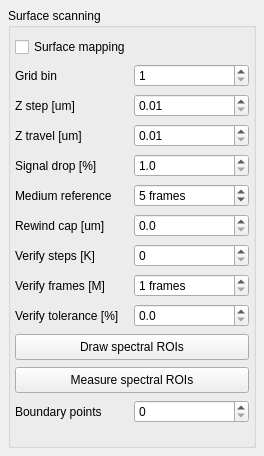
                 <widget class="QWidget" name="scrollAreaWidgetContents_4">
                  <property name="geometry">
                   <rect>
                    <x>0</x>
                    <y>0</y>
                    <width>264</width>
                    <height>456</height>
                   </rect>
                  </property>
                  <property name="minimumSize">
                   <size>
                    <width>264</width>
                    <height>456</height>
                   </size>
                  </property>
                  <widget class="QGroupBox" name="surfaceScanningGroupBox">
                   <property name="geometry">
                    <rect>
                     <x>8</x>
                     <y>8</y>
                     <width>248</width>
                     <height>440</height>
                    </rect>
                   </property>
                   <property name="sizePolicy">
                    <sizepolicy hsizetype="Preferred" vsizetype="Fixed">
                     <horstretch>0</horstretch>
                     <verstretch>0</verstretch>
                    </sizepolicy>
                   </property>
                   <property name="minimumSize">
                    <size>
                     <width>0</width>
                     <height>440</height>
                    </size>
                   </property>
                   <property name="maximumSize">
                    <size>
                     <width>16777215</width>
                     <height>440</height>
                    </size>
                   </property>
                   <property name="title">
                    <string>Surface scanning</string>
                   </property>
                   <layout class="QGridLayout" name="surfaceScanningGrid">
                    <property name="horizontalSpacing">
                     <number>4</number>
                    </property>
                    <property name="verticalSpacing">
                     <number>2</number>
                    </property>
                    <property name="leftMargin">
                     <number>4</number>
                    </property>
                    <property name="topMargin">
                     <number>4</number>
                    </property>
                    <property name="rightMargin">
                     <number>4</number>
                    </property>
                    <property name="bottomMargin">
                     <number>4</number>
                    </property>
                    <item row="0" column="0" colspan="2">
                     <widget class="QCheckBox" name="useSurfaceFollowCheckbox">
                      <property name="text">
                       <string>Surface mapping</string>
                      </property>
                     </widget>
                    </item>
                    <item row="1" column="0">
                     <widget class="QLabel" name="preScanXYBinLabel">
                      <property name="text">
                       <string>Grid bin</string>
                      </property>
                     </widget>
                    </item>
                    <item row="1" column="1">
                     <widget class="QSpinBox" name="preScanXYBinSpinBox">
                      <property name="minimum">
                       <number>1</number>
                      </property>
                      <property name="maximum">
                       <number>1000</number>
                      </property>
                     </widget>
                    </item>
                    <item row="2" column="0">
                     <widget class="QLabel" name="preScanZStepLabel">
                      <property name="text">
                       <string>Z step [um]</string>
                      </property>
                     </widget>
                    </item>
                    <item row="2" column="1">
                     <widget class="QDoubleSpinBox" name="preScanZStepSpinBox">
                      <property name="decimals">
                       <number>2</number>
                      </property>
                      <property name="minimum">
                       <double>0.010000000000000</double>
                      </property>
                      <property name="maximum">
                       <double>1000000.000000000000000</double>
                      </property>
                     </widget>
                    </item>
                    <item row="3" column="0">
                     <widget class="QLabel" name="preScanZTravelLabel">
                      <property name="text">
                       <string>Z travel [um]</string>
                      </property>
                     </widget>
                    </item>
                    <item row="3" column="1">
                     <widget class="QDoubleSpinBox" name="preScanZTravelSpinBox">
                      <property name="decimals">
                       <number>2</number>
                      </property>
                      <property name="minimum">
                       <double>0.010000000000000</double>
                      </property>
                      <property name="maximum">
                       <double>1000000.000000000000000</double>
                      </property>
                     </widget>
                    </item>
                    <item row="4" column="0">
                     <widget class="QLabel" name="surfaceDropLabel">
                      <property name="text">
                       <string>Signal drop [%]</string>
                      </property>
                      <property name="toolTip">
                       <string>Surface is detected when spectral metric falls by this percent from medium reference.</string>
                      </property>
                     </widget>
                    </item>
                    <item row="4" column="1">
                     <widget class="QDoubleSpinBox" name="surfaceDropSpinBox">
                      <property name="toolTip">
                       <string>Surface is detected when spectral metric falls by this percent from medium reference.</string>
                      </property>
                      <property name="decimals">
                       <number>1</number>
                      </property>
                      <property name="minimum">
                       <double>1.000000000000000</double>
                      </property>
                      <property name="maximum">
                       <double>99.000000000000000</double>
                      </property>
                     </widget>
                    </item>
                    <item row="5" column="0">
                     <widget class="QLabel" name="mediumReferenceLabel">
                      <property name="text">
                       <string>Medium reference</string>
                      </property>
                      <property name="toolTip">
                       <string>Always measured before a surface scan - it's the only threshold source for surface detection.</string>
                      </property>
                     </widget>
                    </item>
                    <item row="5" column="1">
                     <widget class="QSpinBox" name="mediumReferenceFrameCountSpinBox">
                      <property name="toolTip">
                       <string>Number of medium-reference frames measured automatically before the surface scan.</string>
                      </property>
                      <property name="suffix">
                       <string> frames</string>
                      </property>
                      <property name="minimum">
                       <number>1</number>
                      </property>
                      <property name="maximum">
                       <number>1000</number>
                      </property>
                      <property name="value">
                       <number>5</number>
                      </property>
                     </widget>
                    </item>
                    <item row="6" column="0">
                     <widget class="QLabel" name="surfaceMaxRewindLabel">
                      <property name="text">
                       <string>Rewind cap [um]</string>
                      </property>
                      <property name="toolTip">
                       <string>Neighbor-seeded search: max distance allowed stepping back towards water when the neighboring column's z estimate is already past the surface here. If exceeded without recovering above threshold, this point is marked as no surface found.</string>
                      </property>
                     </widget>
                    </item>
                    <item row="6" column="1">
                     <widget class="QDoubleSpinBox" name="surfaceMaxRewindSpinBox">
                      <property name="toolTip">
                       <string>Neighbor-seeded search: max distance allowed stepping back towards water when the neighboring column's z estimate is already past the surface here. If exceeded without recovering above threshold, this point is marked as no surface found.</string>
                      </property>
                      <property name="decimals">
                       <number>1</number>
                      </property>
                      <property name="minimum">
                       <double>0.000000000000000</double>
                      </property>
                      <property name="maximum">
                       <double>1000000.000000000000000</double>
                      </property>
                     </widget>
                    </item>
                    <item row="7" column="0">
                     <widget class="QLabel" name="surfaceVerificationStepsLabel">
                      <property name="text">
                       <string>Verify steps [K]</string>
                      </property>
                      <property name="toolTip">
                       <string>Number of extra z-steps measured after a candidate surface crossing before accepting it, to confirm the signal keeps behaving like a real interface (see verify tolerance) rather than a noise dip. 0 disables verification.</string>
                      </property>
                     </widget>
                    </item>
                    <item row="7" column="1">
                     <widget class="QSpinBox" name="surfaceVerificationStepsSpinBox">
                      <property name="toolTip">
                       <string>Number of extra z-steps measured after a candidate surface crossing before accepting it, to confirm the signal keeps behaving like a real interface (see verify tolerance) rather than a noise dip. 0 disables verification.</string>
                      </property>
                      <property name="minimum">
                       <number>0</number>
                      </property>
                      <property name="maximum">
                       <number>100</number>
                      </property>
                     </widget>
                    </item>
                    <item row="8" column="0">
                     <widget class="QLabel" name="surfaceVerificationFrameAverageLabel">
                      <property name="text">
                       <string>Verify frames [M]</string>
                      </property>
                      <property name="toolTip">
                       <string>Number of frames averaged at the candidate crossing and at each of the K verification steps, to reduce noise. 1 = single frame (fastest, default).</string>
                      </property>
                     </widget>
                    </item>
                    <item row="8" column="1">
                     <widget class="QSpinBox" name="surfaceVerificationFrameAverageSpinBox">
                      <property name="toolTip">
                       <string>Number of frames averaged at the candidate crossing and at each of the K verification steps, to reduce noise. 1 = single frame (fastest, default).</string>
                      </property>
                      <property name="suffix">
                       <string> frames</string>
                      </property>
                      <property name="minimum">
                       <number>1</number>
                      </property>
                      <property name="maximum">
                       <number>1000</number>
                      </property>
                     </widget>
                    </item>
                    <item row="9" column="0">
                     <widget class="QLabel" name="surfaceVerificationToleranceLabel">
                      <property name="text">
                       <string>Verify tolerance [%]</string>
                      </property>
                      <property name="toolTip">
                       <string>How much the mean of the (frame-averaged) second half of the K-step verification window may rise above the first half's mean before a candidate crossing is rejected as a noise dip rather than a real, monotonically dropping surface.</string>
                      </property>
                     </widget>
                    </item>
                    <item row="9" column="1">
                     <widget class="QDoubleSpinBox" name="surfaceVerificationToleranceSpinBox">
                      <property name="toolTip">
                       <string>How much the mean of the (frame-averaged) second half of the K-step verification window may rise above the first half's mean before a candidate crossing is rejected as a noise dip rather than a real, monotonically dropping surface.</string>
                      </property>
                      <property name="decimals">
                       <number>1</number>
                      </property>
                      <property name="minimum">
                       <double>0.000000000000000</double>
                      </property>
                      <property name="maximum">
                       <double>100.000000000000000</double>
                      </property>
                     </widget>
                    </item>
                    <item row="10" column="0" colspan="2">
                     <widget class="QPushButton" name="editSpectralProxyRoiCheckbox">
                      <property name="minimumSize">
                       <size>
                        <width>0</width>
                        <height>26</height>
                       </size>
                      </property>
                      <property name="text">
                       <string>Draw spectral ROIs</string>
                      </property>
                      <property name="toolTip">
                       <string>Draw one or two spectral rectangles used for surface-drop detection. If two are drawn, their metrics are averaged.</string>
                      </property>
                      <property name="checkable">
                       <bool>true</bool>
                      </property>
                     </widget>
                    </item>
                    <item row="11" column="0" colspan="2">
                     <widget class="QPushButton" name="measureSpectralProxyRoiButton">
                      <property name="minimumSize">
                       <size>
                        <width>0</width>
                        <height>26</height>
                       </size>
                      </property>
                      <property name="text">
                       <string>Measure spectral ROIs</string>
                      </property>
                      <property name="toolTip">
                       <string>Measure maximum intensity in the currently drawn spectral ROI rectangles and show the result in the status bar.</string>
                      </property>
                     </widget>
                    </item>
                    <item row="12" column="0">
                     <widget class="QLabel" name="additionalBoundaryPointsLabel">
                      <property name="text">
                       <string>Boundary points</string>
                      </property>
                      <property name="toolTip">
                       <string>Extra anchor points placed directly on the active outline (the ROI clipped to the grid rectangle, or the grid rectangle itself with no ROI set) - on top of, not instead of, the uniform "Grid bin" grid above. Chosen by farthest-point selection, so each one lands where coverage is thinnest along the outline. 0 = off.</string>
                      </property>
                     </widget>
                    </item>
                    <item row="12" column="1">
                     <widget class="QSpinBox" name="additionalBoundaryPointsSpinBox">
                      <property name="toolTip">
                       <string>Extra anchor points placed directly on the active outline (the ROI clipped to the grid rectangle, or the grid rectangle itself with no ROI set) - on top of, not instead of, the uniform "Grid bin" grid above. Chosen by farthest-point selection, so each one lands where coverage is thinnest along the outline. 0 = off.</string>
                      </property>
                      <property name="minimum">
                       <number>0</number>
                      </property>
                      <property name="maximum">
                       <number>200</number>
                      </property>
                     </widget>
                    </item>
                   </layout>
                  </widget>
                 </widget>
